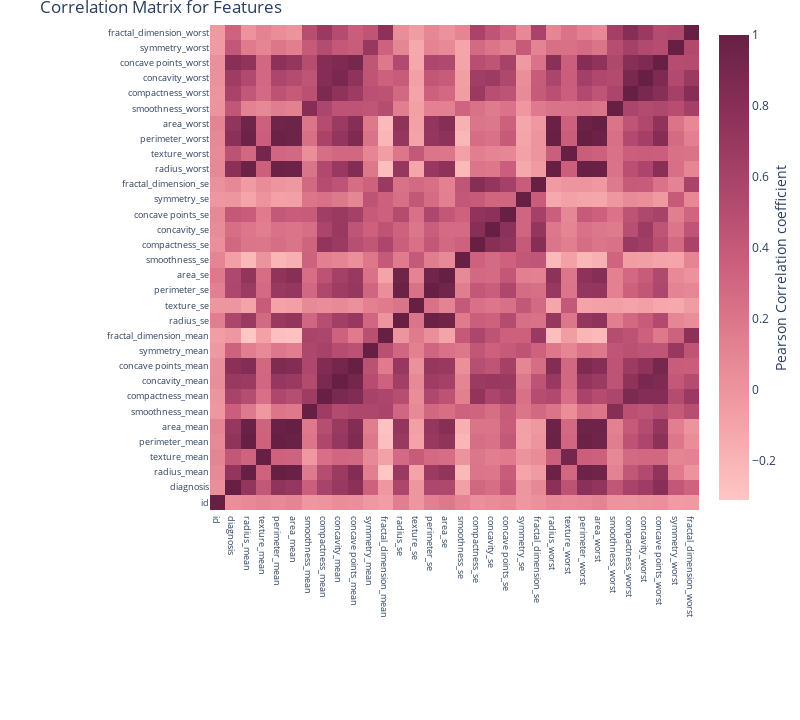

This figure's notebook cell:
### Code cell
#Correlation Matrix.
correlation = dataset.corr()

#tick labels
matrix_cols = correlation.columns.tolist()

#convert to array
corr_array  = np.array(correlation)

#Plotting
trace = go.Heatmap(z = corr_array, x = matrix_cols, y = matrix_cols,
                   colorscale = "burg",
                   colorbar   = dict(title = "Pearson Correlation coefficient",
                                     titleside = "right"
                                    ) ,
                  )

layout = go.Layout(dict(title = "Correlation Matrix for Features",
                        autosize = False,
                        height  = 720, width   = 800,
                        margin  = dict(r = 0 ,l = 210,
                                       t = 25,b = 210,
                                      ),
                        yaxis   = dict(tickfont = dict(size = 9)),
                        xaxis   = dict(tickfont = dict(size = 9))
                       )
                  )

data = [trace]
fig = go.Figure(data=data,layout=layout)
py.iplot(fig)

### Figure 1 — Plotly figure (JSON) as saved in the notebook; plotly's stock layout.template omitted (floating-point values rounded to 4 significant figures; data arrays with more than 128 entries replaced by an {"elided": "..."} marker saying what was removed)
{"data": [{"colorbar": {"title": {"side": "right", "text": "Pearson Correlation coefficient"}}, "colorscale": [[0, "rgb(255, 198, 196)"], [0.1667, "rgb(244, 163, 168)"], [0.3333, "rgb(227, 129, 145)"], [0.5, "rgb(204, 96, 125)"], [0.6667, "rgb(173, 70, 108)"], [0.8333, "rgb(139, 48, 88)"], [1, "rgb(103, 32, 68)"]], "type": "heatmap", "x": ["id", "diagnosis", "radius_mean", "texture_mean", "perimeter_mean", "area_mean", "smoothness_mean", "compactness_mean", "concavity_mean", "concave points_mean", "symmetry_mean", "fractal_dimension_mean", "radius_se", "texture_se", "perimeter_se", "area_se", "smoothness_se", "compactness_se", "concavity_se", "concave points_se", "symmetry_se", "fractal_dimension_se", "radius_worst", "texture_worst", "perimeter_worst", "area_worst", "smoothness_worst", "compactness_worst", "concavity_worst", "concave points_worst", "symmetry_worst", "fractal_dimension_worst"], "y": ["id", "diagnosis", "radius_mean", "texture_mean", "perimeter_mean", "area_mean", "smoothness_mean", "compactness_mean", "concavity_mean", "concave points_mean", "symmetry_mean", "fractal_dimension_mean", "radius_se", "texture_se", "perimeter_se", "area_se", "smoothness_se", "compactness_se", "concavity_se", "concave points_se", "symmetry_se", "fractal_dimension_se", "radius_worst", "texture_worst", "perimeter_worst", "area_worst", "smoothness_worst", "compactness_worst", "concavity_worst", "concave points_worst", "symmetry_worst", "fractal_dimension_worst"], "z": {"elided": "32x32 float values"}}], "layout": {"autosize": false, "height": 720, "margin": {"b": 210, "l": 210, "r": 0, "t": 25}, "title": {"text": "Correlation Matrix for Features"}, "width": 800, "xaxis": {"tickfont": {"size": 9}}, "yaxis": {"tickfont": {"size": 9}}}}
